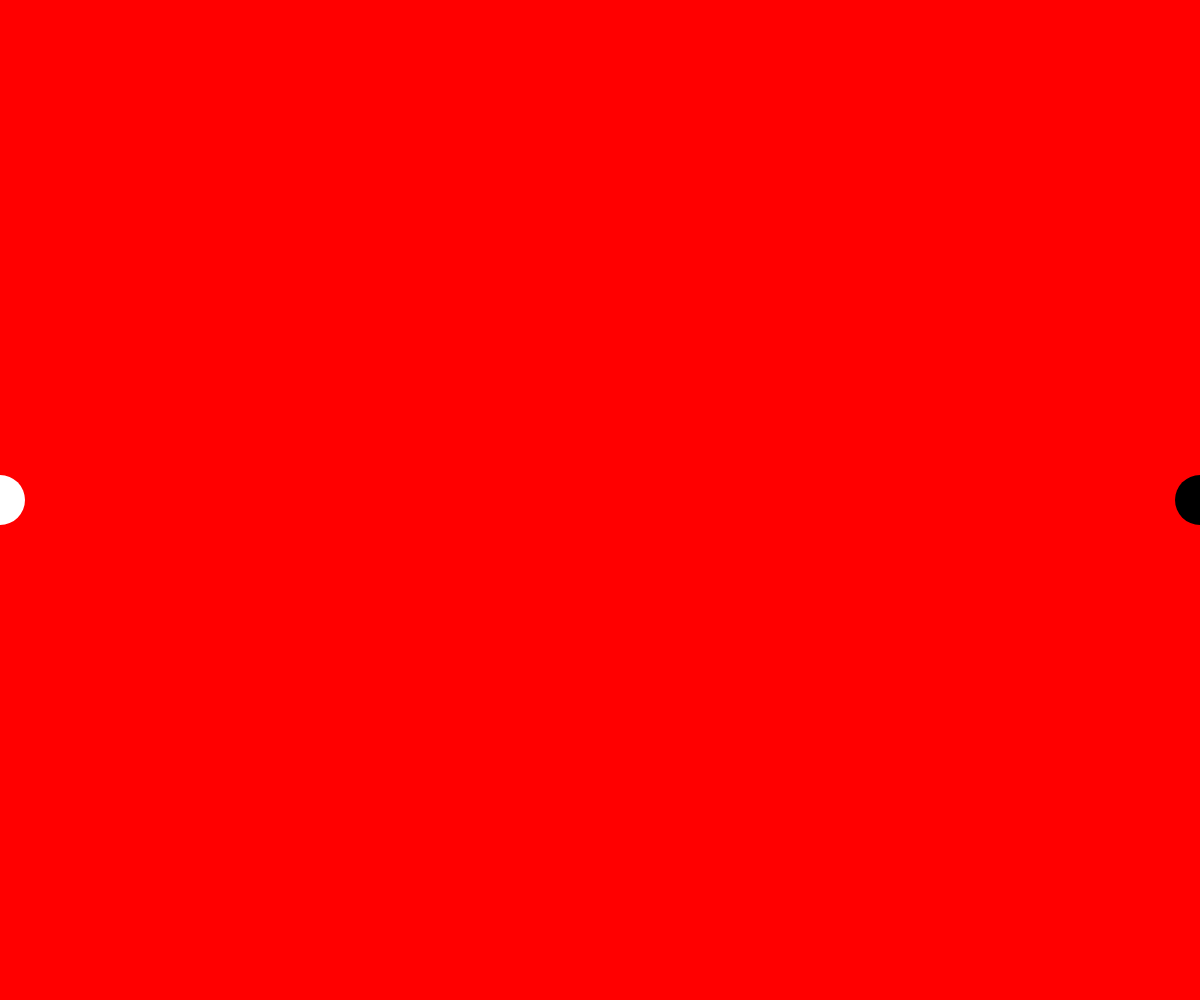
Frame 1 (no input)
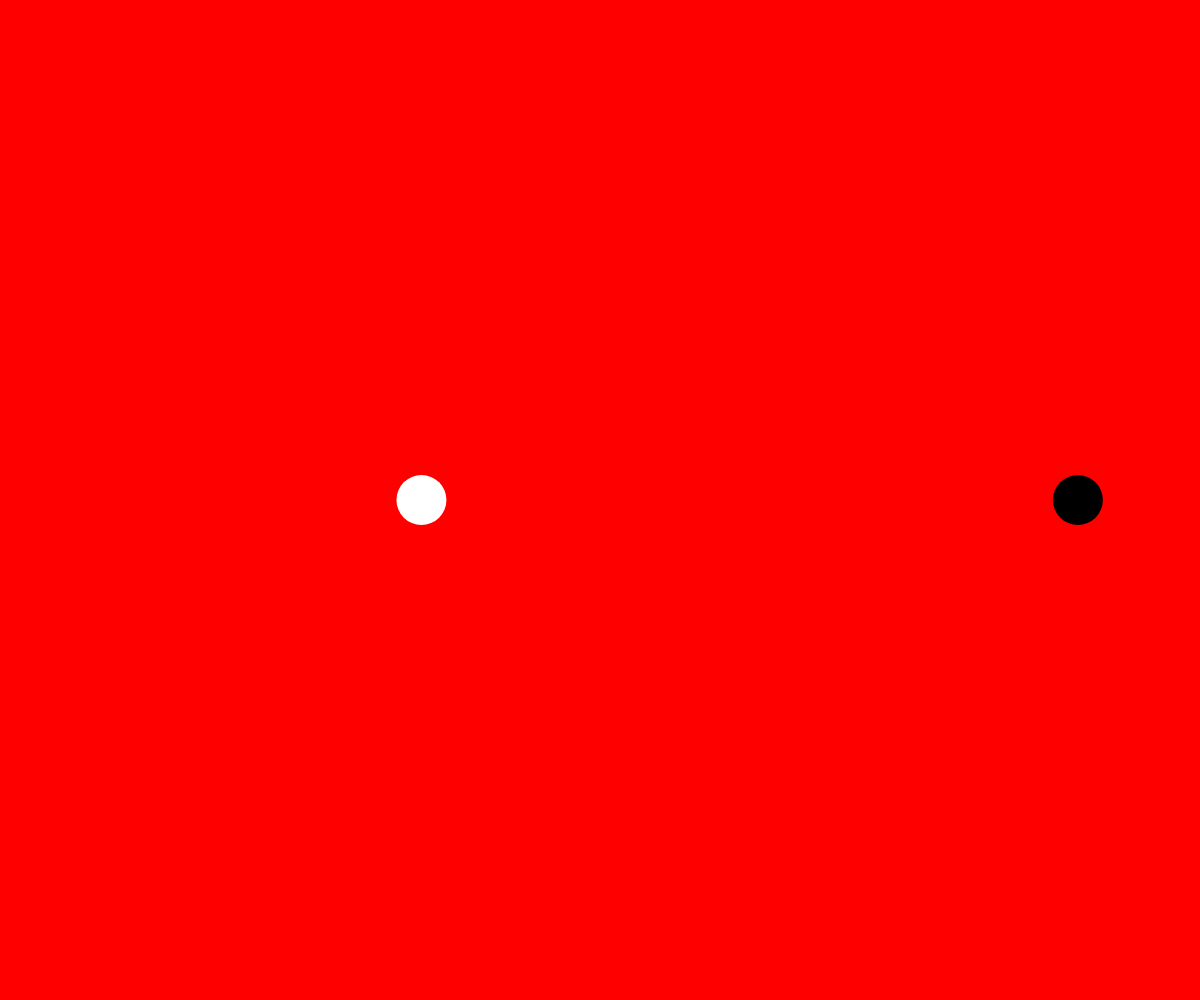
Frame 60 (no input)
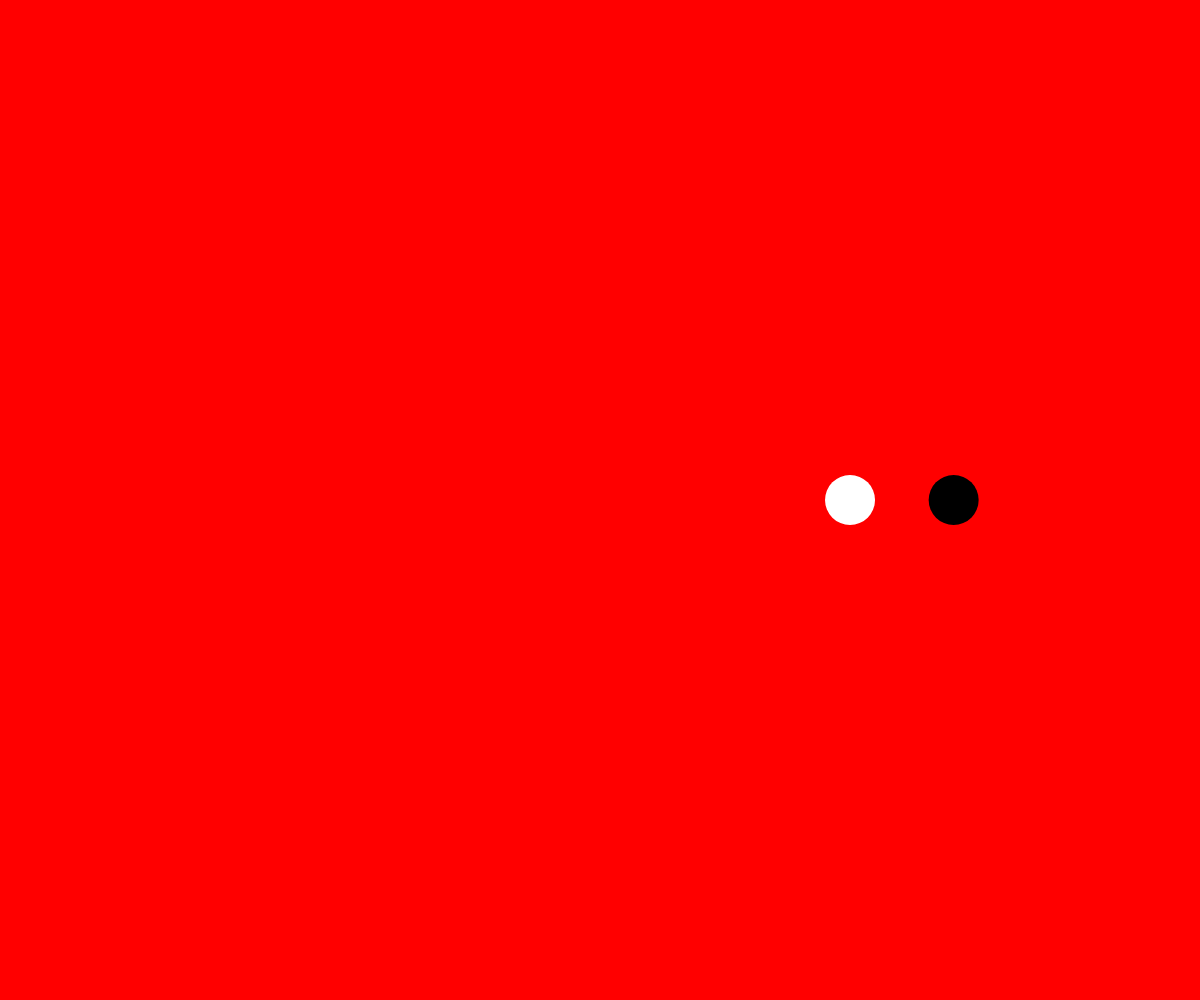
Frame 120 (the mouse pressed at the canvas centre since frame 60)

The p5.js sketch that drew these frames (run headless with seeded random() and noise() and a simulated clock; from frame 60 on, the mouse is pressed at the canvas centre):

// p5.js sketch
// ── sketch.js
  //global variables
 let ellipserad= 50;
 let mycircle;
 let mycircle2;
 let hasard0;
 let velocity;
 let pos;
 let rad;

  // function preload ()
  // {

  // }

  //-------------------------------------------------------------------------------
  function setup() 
  {
    createCanvas(windowWidth, windowHeight);
    background(255,0,0);
    mycircle= new circlesf(0, height/2, 255, 255, 255, 10);
    mycircle2= new circlesb(width, height/2, 0, 0, 0, -10);



  }
  //-----------------------------------------------------------------------------------

  function draw() 
  {
    background(255,0,0);
  

  mycircle.move();
  mycircle2.move();
  var X= abs((mycircle.x - mycircle2.x))* abs((mycircle.x - mycircle2.x));
  var Y= abs((mycircle.y - mycircle2.y))*abs((mycircle.y - mycircle2.y));
  rad= Math.sqrt(X+Y);
  
  
  if (rad<=2*ellipserad)
  {
    mycircle2.disappear();
    mycircle.increase();
  }

  }


    
  //------------------------------------------------------------------------------------
  function mousePressed()
  
  { 
    

    print("mouseX is: ");
    print(mouseX);
    print(", mouseY is: ");
    print(mouseY);

  }
  //--------------------------------------------------------------------
  //My separate classes
class circlesf
{ 

  constructor(x, y, r, b, g, veloc) 
  {
    this.x = x;
    this.y = y;
    this.r = r;
    this.b = b;
    this.g = g;
    this.veloc = veloc;
    
    let hasard0 = random(this.veloc); // local variable
    this.velocity = createVector(hasard0, 0); // class property
    this.pos = createVector(this.x, this.y);  // class property

  }

 display() // this method will just display the little circles
  {
    noStroke();
    fill(this.r,this.g,this.b);
    ellipse(this.x, this.y, ellipserad,ellipserad);
  }

  move()
  {

    noStroke();
    fill(this.r,this.g,this.b);
    
    ellipse(this.pos.x, this.pos.y, ellipserad,ellipserad);
    this.pos.add(this.velocity);
    if (this.pos.x >= width+50)
    {
      this.pos.x=-10;
    }
  }

increase ()
{
  noStroke();
  fill(200); // gray colour to portray merging of colors
  ellipse(this.x, this.y, 2*ellipserad,2*ellipserad);
  this.pos.add(this.velocity);
  if (this.pos.x >= width+50 || this.pos.x <= -50)
  {
    this.pos.x=-10;
  }

}

 disappear()
 {
  noStroke();
  fill(255, 0,0 );// the same color as the background
  ellipse(this.x, this.y, ellipserad,ellipserad);
 }

}
//-------------------------------------------------------------------------------------------------

class circlesb
{
  constructor(x, y, r, b, g, veloc) 
  {
    this.x = x;
    this.y = y;
    this.r = r;
    this.b = b;
    this.g = g;
    this.veloc = veloc;
    
    let hasard0 = random(this.veloc); // local variable
    this.velocity = createVector(hasard0, 0); // class property
    this.pos = createVector(this.x, this.y);  // class property

  }

 display() // this method will just display the little circles
  {
    noStroke();
    fill(this.r,this.g,this.b);
    ellipse(this.x, this.y, ellipserad,ellipserad);
  }

  move()
  {

    noStroke();
    fill(this.r,this.g,this.b);
    
    ellipse(this.pos.x, this.pos.y, ellipserad,ellipserad);
    this.pos.add(this.velocity);
    if (this.pos.x <= -50)
      {
        this.pos.x=width+50;
      }

  }

// increase ()
// {
//   noStroke();
//   fill(200); // gray colour to portray merging of colors
//   ellipse(this.x, this.y, 2*ellipserad,2*ellipserad);
//   this.pos.add(this.velocity);
//   if (this.pos.x >= width+50 || this.pos.x <= -50)
//   {
//     this.pos.x=-10;
//   }

// }

 disappear()
 {
  noStroke();
  fill(255, 0,0 );// the same color as the background
  ellipse(this.x, this.y, ellipserad,ellipserad);
 }
  
}




// class Circles
// {

  
// }



  //commentin out and checking
